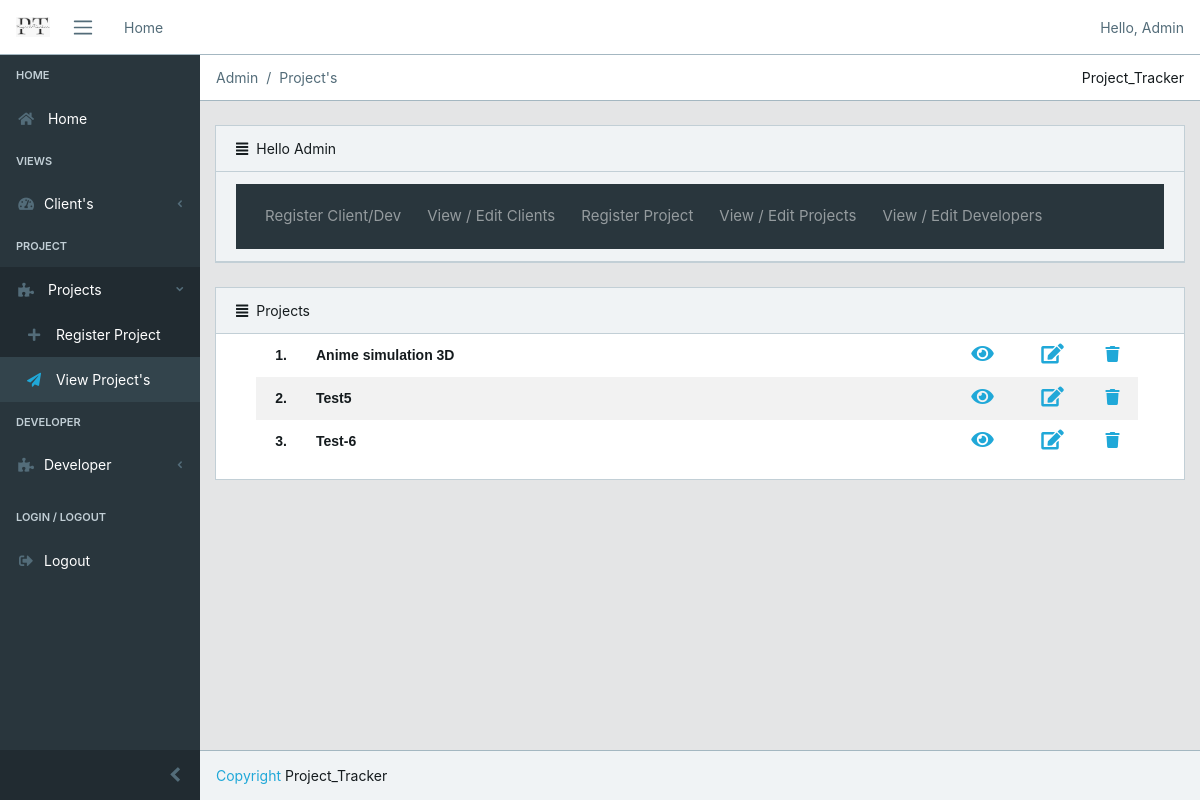
The app's page /project/projects/ (signed in), older data.
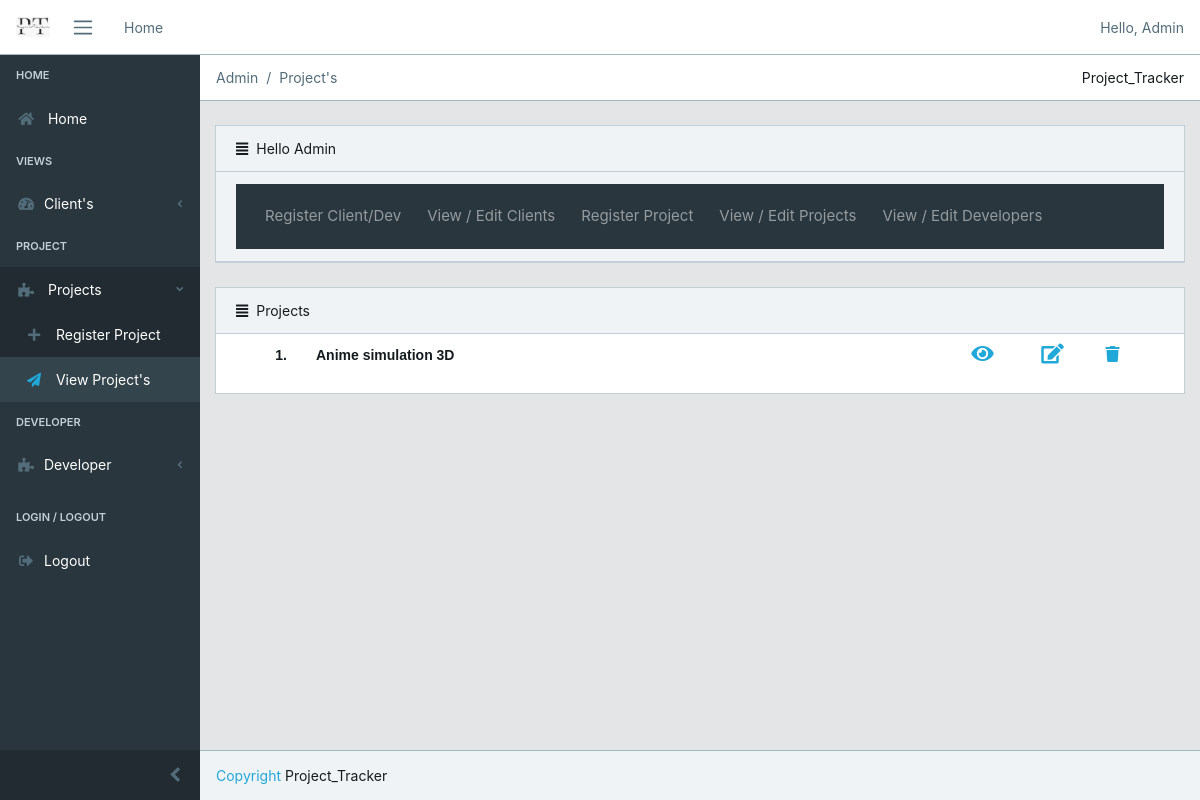
The same page, newer data.
### project/models.py (models this page shows, shortened)
class Project(models.Model):
    name = models.CharField(max_length=80,default='NULL')
    efforts = models.IntegerField()
    dead_line = models.DateField()
    person= models.CharField(max_length=100,default='NULL')
    developer= models.CharField(max_length=100,default='NULL')
    complete_per = models.FloatField(max_length=2, validators = [MinValueValidator(0), MaxValueValidator(100)])
    description = models.TextField(blank=True)

### project/views.py (the view)
# urls.py: path('projects/', views.projects, name='projects'),
def projects(request):
    if request.user.is_authenticated:
        client=User.objects.all()
        project=Project.objects.all()
        return render(request,'projects.html',{'project':project,'client':client})
    else:
        return redirect('/login')

### templates/projects.html (shortened to what this page needs)
{% extends 'admin.html' %}
{% block breadcrumb %}
<li class="breadcrumb-item active">Admin</li>
<li class="breadcrumb-item active">Project's</li>
{% endblock breadcrumb%}
{% block content1 %}
<div class="card-header">
    <i class="fa fa-align-justify"></i>Projects
</div>
    <ol start="1">
    {% if project %}
  <table border=0 id='table1' align='left'>
    {% for i in project %}
    <tr id='tr1'>
      <td id='td1' width='50px' >
        {{forloop.counter}}.
      </td>
    <td id='td1' style='text-align: left;'>
    {{ i.name }}
    </td>
    <td id='td1' width='70px' align='center'>
      <a href="{% url 'project' i.id %}"><i class="fa fa-eye" style='cursor: pointer;font-size:20px'></i></a>
    </td>
    <td id='td1' width='70px' align='center'>
      <a href="{% url 'update_project' i.id %}"><i class="fa fa-edit" style='cursor: pointer;font-size:20px'></i></a></a>
    </td>
    <td id='td1' width='50px'>
      <a href="{% url 'remove_project' i.id %}"><i class="fa fa-trash" style='cursor: pointer;font-size:16px'></i></a>
    </td>
    </tr>
    {%endfor%}
  </table>
  {% else %}
    <h4 class = 'text-center alert alert-warning'>No records to show</h4>
    {% endif %}
</ol>
{% endblock %}

Row changes from the older to the newer data that the page shows:
removed Project: name "Test5"
removed Project: name "Test-6"
